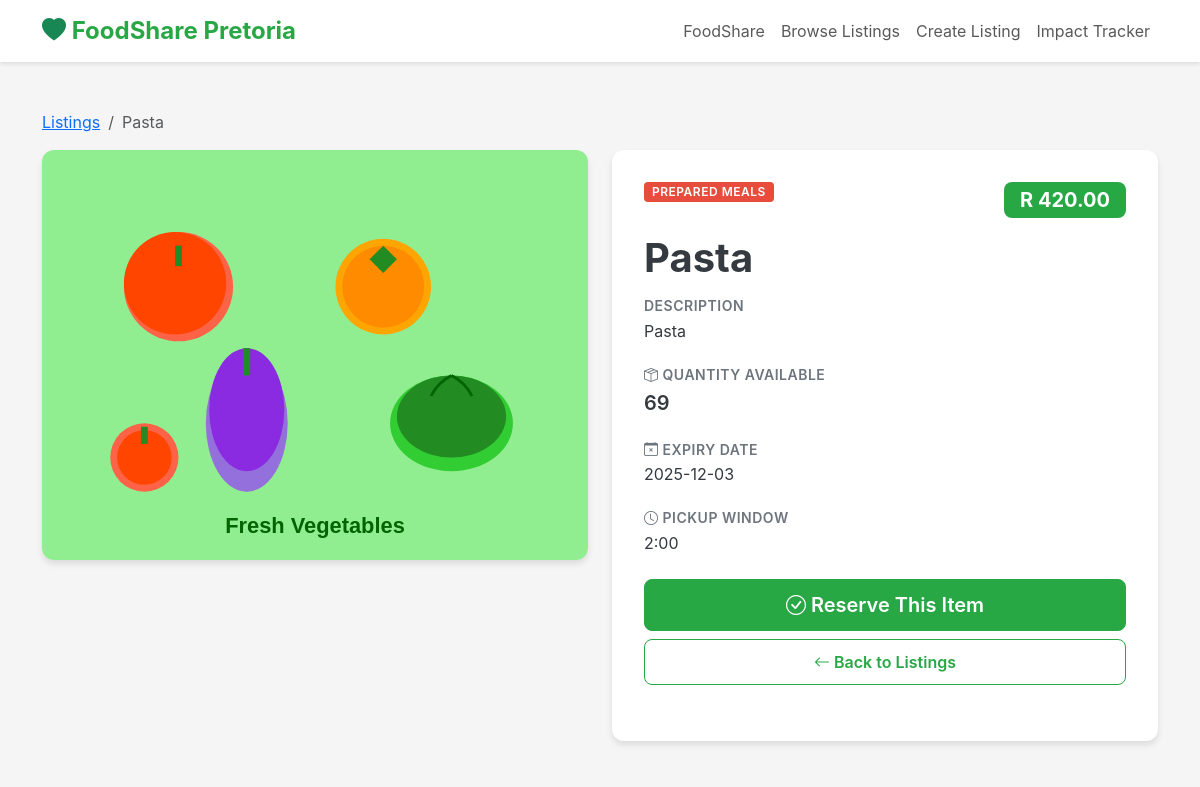
Before: /listing/4 (upper part) with the older database file.
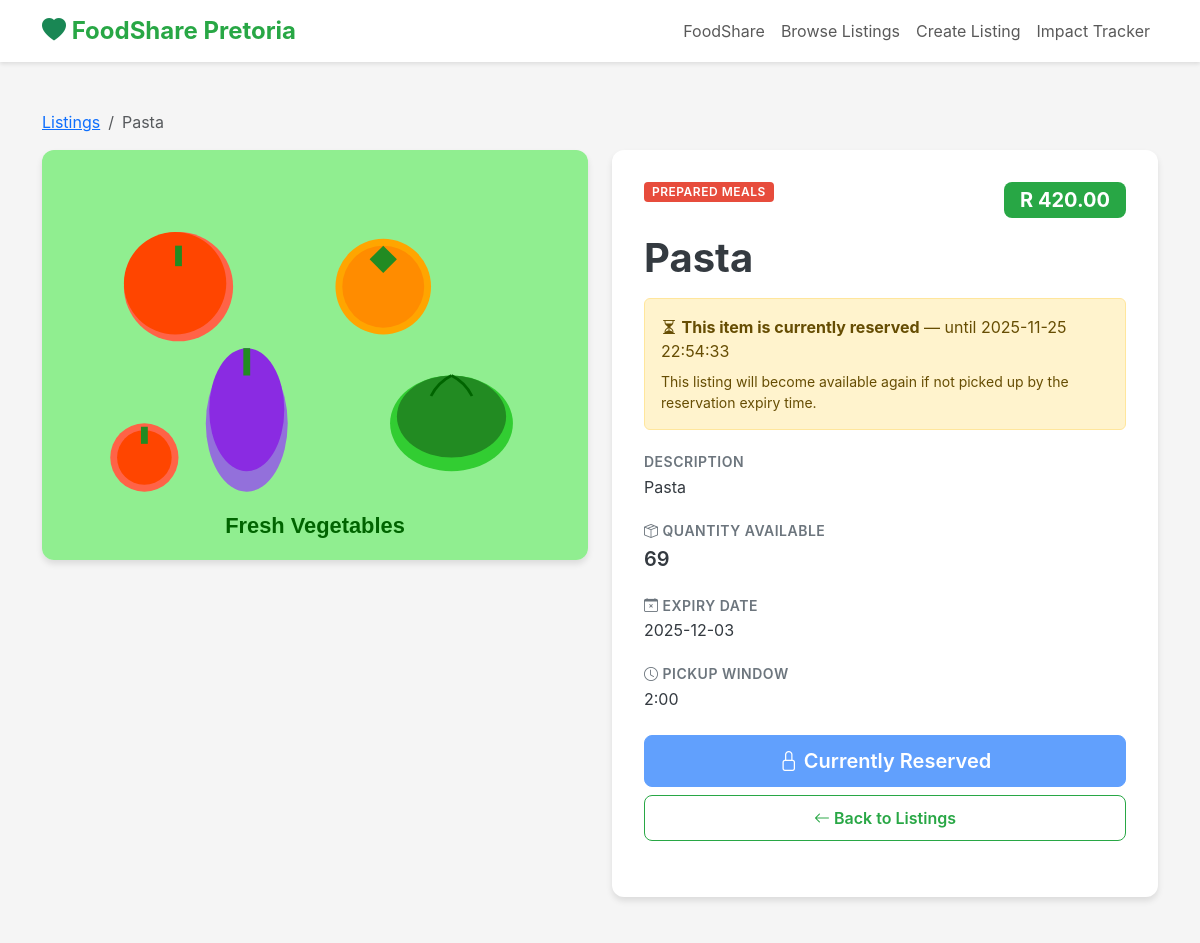
After: the same page with the newer database file.
### tables this page shows
CREATE TABLE reservations (
    id INTEGER PRIMARY KEY AUTOINCREMENT,
    listing_id INTEGER NOT NULL,
    reserved_by INTEGER NOT NULL,
    reserved_at TEXT DEFAULT CURRENT_TIMESTAMP,
    expires_at TEXT,
    FOREIGN KEY (listing_id) REFERENCES listings (id),
    FOREIGN KEY (reserved_by) REFERENCES users (id)
);

### app.py (the view)
@app.route('/listing/<int:id>')
def listing_detail(id):
    conn = get_db_connection()
    listing = conn.execute('''
        SELECT
            l.*,
            u.name AS owner_name,
            u.role AS owner_role,
            u.location AS owner_location,
            r.expires_at AS reservation_expires_at,
            r.reserved_by
        FROM listings l
        LEFT JOIN users u ON l.listed_by = u.id
        LEFT JOIN reservations r ON l.id = r.listing_id
            AND r.expires_at > datetime('now')
        WHERE l.id = ?
    ''', (id,)).fetchone()
    conn.close()
    if listing is None:
        abort(404)
    listing_dict = dict(listing)
    owner = {
        'name': listing_dict['owner_name'],
        'role': listing_dict['owner_role'],
        'location': listing_dict['owner_location']
    }
    reservation = None
    if listing_dict['reservation_expires_at']:
        reservation = {
            'expires_at': listing_dict['reservation_expires_at'],
            'reserved_by': listing_dict['reserved_by']
        }
    return render_template('listing.html', listing=listing_dict, owner=owner, reservation=reservation)

### app.py (called while the page is built)
def get_db_connection():
    conn = sqlite3.connect(DATABASE)
    conn.row_factory = sqlite3.Row  # Access columns by name
    return conn

### templates/listing.html (shortened to what this page needs)
{% extends "base.html" %}
{% block content %}
    <main class="container my-5">
        <nav aria-label="Breadcrumb">
            <ol class="breadcrumb">
                <li class="breadcrumb-item"><a href="{{ url_for('browse_listings') }}">Listings</a></li>
                <li class="breadcrumb-item active" aria-current="page">{{ listing.title }}</li>
            </ol>
        </nav>
        <div class="row">
            <div class="col-lg-6 mb-4">
                <figure>
                    <img src="{{ url_for('static', filename=listing.image_url) }}" class="detail-image" alt="{{ listing.title }}">
                </figure>
            </div>
            <div class="col-lg-6">
                <article class="detail-section">
                    <div class="d-flex justify-content-between align-items-start mb-3">
                        <span class="badge badge-category {{ listing.category|lower|replace(' ', '-') }}">{{ listing.category }}</span>
                        {% if listing.is_free %}
                        <span class="badge badge-free">FREE</span>
                        {% else %}
                        <span class="badge badge-price">R {{ "%.2f"|format(listing.price) }}</span>
                        {% endif %}
                    </div>
                    <h1 class="display-6 fw-bold mb-3">{{ listing.title }}</h1>
                    {% if reservation %}
                    <div class="alert alert-warning mb-4" role="status">
                        <i class="bi bi-hourglass-split"></i>
                        <strong>This item is currently reserved</strong> — until {{ reservation.expires_at }}
                        <p class="mb-0 mt-2 small">This listing will become available again if not picked up by the reservation expiry time.</p>
                    </div>
                    {% endif %}
                    <section class="mb-4">
                        <h2 class="detail-label">Description</h2>
                        <p class="detail-value">{{ listing.description }}</p>
                    </section>
                    <section class="mb-4">
                        <h2 class="detail-label"><i class="bi bi-box-seam"></i> Quantity Available</h2>
                        <p class="detail-value fs-5 fw-semibold">{{ listing.quantity }}</p>
                    </section>
                    <section class="mb-4">
                        <h2 class="detail-label"><i class="bi bi-calendar-x"></i> Expiry Date</h2>
                        <p class="detail-value">{{ listing.expiry_date }}</p>
                    </section>
                    <section class="mb-4">
                        <h2 class="detail-label"><i class="bi bi-clock"></i> Pickup Window</h2>
                        <p class="detail-value">{{ listing.pickup_window }}</p>
                    </section>
                    <div class="d-grid gap-2 mb-4">
                        {% if reservation %}
                        <button class="btn btn-primary btn-lg" type="button" disabled aria-disabled="true">
                            <i class="bi bi-lock"></i> Currently Reserved
                        </button>
                        {% else %}
                        <form action="{{ url_for('reserve_listing', id=listing.id) }}" method="POST">
                            <button class="btn btn-primary btn-lg w-100" type="submit">
                                <i class="bi bi-check-circle"></i> Reserve This Item
                            </button>
                        </form>
                        {% endif %}
                        <a href="{{ url_for('browse_listings') }}" class="btn btn-outline-primary">
                            <i class="bi bi-arrow-left"></i> Back to Listings
                        </a>
                    </div>
                </article>
            </div>
        </div>
    </main>
{% endblock %}

Changed rows visible on the page:
added reservations: expires_at "2025-11-25 22:54:33"
Other visible differences:
text no longer shown: "Reserve This Item"
text now shown: "This item is currently reserved — until This listing will become available again if not picked up by the reservation expiry time. Currently Reserved"
